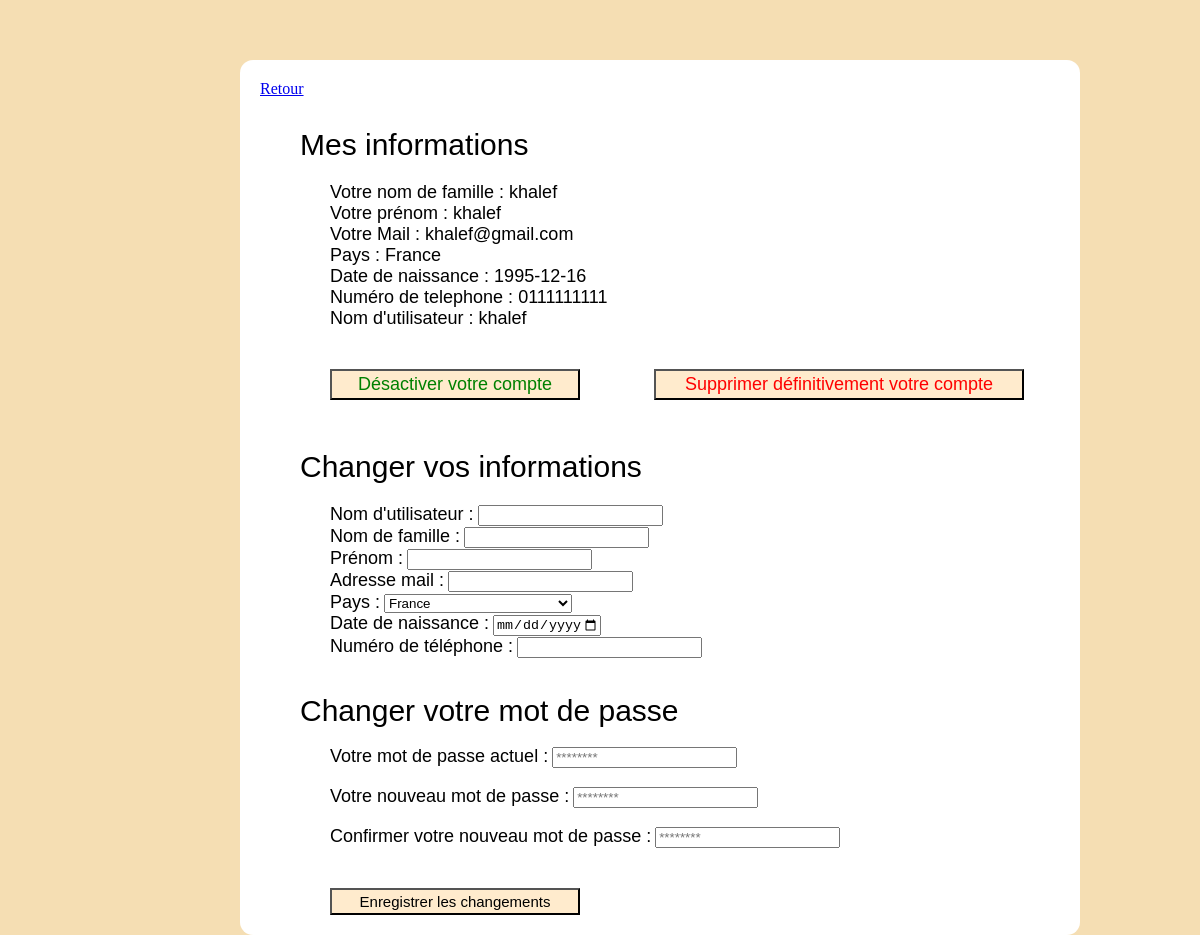
Page /php/personnalSetting.php (signed in) on the committed database.
### tables this page shows
CREATE TABLE `users` (
  `id` int(10) UNSIGNED NOT NULL,
  `lastname` varchar(255) NOT NULL,
  `name` varchar(255) NOT NULL,
  `mail` varchar(255) NOT NULL,
  `country` varchar(255) NOT NULL,
  `password` varchar(255) NOT NULL,
  `birthday` date NOT NULL,
  `phone` char(10) NOT NULL,
  `account_state` enum('0','1') DEFAULT NULL,
  `username` varchar(255) NOT NULL
);

### php/fonctionsPHP.php (called while the page is built, shortened)
<?php
function fromTableUsers(){
    require("../pdo/pdo.php");
    $id = $_SESSION["id"];
    $maRequete = $pdo->prepare("SELECT * from users where id=:id");
    $maRequete->execute([
    ":id" => $id
    ]);
    $result = $maRequete->fetch();
    return $result;
};

### php/personnalSetting.php (the view, shortened to what this page needs)
<?php
include("fonctionsPHP.php");
$userInfos = fromTableUsers();
?>
<!DOCTYPE html>
<html lang="en">
<head>
    <link rel="stylesheet" href="../Page HTML/EditInfoPerso.css">
</head>
<body>
    <div id="page">
        <a href="profil.php">Retour</a>
        <text id="informations">Mes informations</text>
            <text id="lastName">Votre nom de famille : <?= $userInfos["lastname"]; ?></text>
            <text id="firstName">Votre prénom : <?= $userInfos["name"] ?></text>
            <text id="mail">Votre Mail : <?= $userInfos["mail"] ?></text>
            <text id="country">Pays : <?= $userInfos["country"] ?></text>
            <text id="birthDate">Date de naissance : <?= $userInfos["birthday"] ?></text>
            <text id="phoneNumber">Numéro de telephone : <?= $userInfos["phone"] ?></text>
            <text  id="username">Nom d'utilisateur : <?= $userInfos["username"] ?></text>
            <form action="" method="post">
                <button id="desactiverAccount" name="desactiverCompte" type="submit" >Désactiver votre compte</button>
                <button name="supprimerCompte" type="submit" id="suppAccount">Supprimer définitivement votre compte</button>
            </form>
            <text id="changeInfos">Changer vos informations</text>
                <form action="" method="post">
                    <label id="newUsername" for="username">Nom d'utilisateur :</label>
                    <input maxlength="30" name="username" type="text">
                    <br>
                    <label id="newLastName" for="lastname">Nom de famille :</label>
                    <input name="lastname" type="text">
                    <br>
                    <label id="newFirstName" for="name">Prénom :</label>
                    <input name="name" type="text">
                    <br>
                    <label id="newMail" for="mail">Adresse mail :</label>
                    <input name="mail" type="email">
                    <br>
                    <label id="newCountry" for="country">Pays :</label>
                    <select name="country">
                        <?php include("select.php") ?>
                    </select>
                    <br>
                    <label id="newBirthDate" for="date">Date de naissance :</label>
                    <input name="birthday" min="1950-01-01" max="2020-12-31" type="date">
                    <br>
                    <label id="newNumber"
                    for="phone">Numéro de téléphone :</label>
                    <input name="phone" type="number">
                    <br>
                    <br>
                    <br>
                <text id="changeMdp">Changer votre mot de passe</text>
                <br>
                <br>
                <label  id="actualMdp" for="actualPassword">Votre mot de passe actuel :</label>
                <input pattern="[A-Za-z0-9]+" placeholder="********" name="actualPassword" type="password">
                <br>
                <br>
                <label id="newMdp" for="newPassword">Votre nouveau mot de passe :</label>
                <input pattern="[A-Za-z0-9]+" placeholder="********" name="newPassword" type="password">
                <br>
                <br>
                <label id="confirmNewMdp" for="newPasswordConfirmed">Confirmer votre nouveau mot de passe :</label>
                <input pattern="[A-Za-z0-9]+" placeholder="********" name="newPasswordConfirmed" type="password">
                <br>
                <button type="submit" id='changesave'>Enregistrer les changements</button>
            </form>
    </div>
</body>
</html>

### Page HTML/EditInfoPerso.css (style rules this page uses)
body { width: 100%; background-color: wheat; margin: 0; padding: 0; }
#page { width: 80%; max-width: 800px; margin-top: 5%; margin-left: 20%; padding: 20px; background-color:white; border-radius: 13px; display: flex; flex-direction: column; justify-content: center; }
#informations { font-family: Tahoma,sans-serif; font-size: 30px; margin-top: 30px; margin-left: 40px; margin-bottom: 20px; }
#username { font-family: Tahoma, sans-serif; font-size: 18px; margin-left: 70px; }
#lastName { font-family: Tahoma, sans-serif; font-size: 18px; margin-left: 70px; }
#firstName { font-family: Tahoma, sans-serif; font-size: 18px; margin-left: 70px; }
#mail { font-family: Tahoma, sans-serif; font-size: 18px; margin-left: 70px; }
#country { font-family: Tahoma, sans-serif; font-size: 18px; margin-left: 70px; }
#birthDate { font-family: Tahoma, sans-serif; font-size: 18px; margin-left: 70px; }
#phoneNumber { font-family: Tahoma, sans-serif; font-size: 18px; margin-left: 70px; }
#desactiverAccount { font-family: Tahoma, sans-serif; font-size: 18px; color: green; width: 250px; padding: 3px; margin-top: 5%; background-color: blanchedalmond; margin-left: 70px; }
#suppAccount { font-family: Tahoma, sans-serif; font-size: 18px; color: red; width: 370px; padding: 3px; margin-top: 5px; margin-left: 70px; margin-bottom: 50px; background-color: blanchedalmond; }
#changeInfos { font-family: Tahoma, sans-serif; font-size: 30px; margin-top: 0px; margin-left: 40px; margin-bottom: 20px; }
#newUsername { font-family: Tahoma, sans-serif; font-size: 18px; margin-left: 70px; margin-bottom: 20px; }
#newLastName { font-family: Tahoma, sans-serif; font-size: 18px; margin-left: 70px; margin-top: 10%; margin-bottom: 50px; }
#newFirstName { font-family: Tahoma, sans-serif; font-size: 18px; margin-left: 70px; margin-bottom: 20px; }
#newMail { font-family: Tahoma, sans-serif; font-size: 18px; margin-left: 70px; margin-bottom: 20px; }
#newCountry { font-family: Tahoma, sans-serif; font-size: 18px; margin-left: 70px; margin-bottom: 20px; }
#newBirthDate { font-family: Tahoma, sans-serif; font-size: 18px; margin-left: 70px; margin-bottom: 20px; }
#newNumber { font-family: Tahoma, sans-serif; font-size: 18px; margin-left: 70px; margin-bottom: 50px; }
#changeMdp { font-family: Tahoma, sans-serif; font-size: 30px; margin-left: 40px; margin-top: 30px; margin-bottom: 30px; }
#actualMdp { font-family: Tahoma, sans-serif; font-size: 18px; margin-left: 70px; margin-top: 20px; margin-bottom: 20px; }
#newMdp { font-family: Tahoma, sans-serif; font-size: 18px; margin-left: 70px; margin-top: 20px; margin-bottom: 20px; }
#confirmNewMdp { font-family: Tahoma, sans-serif; font-size: 18px; margin-left: 70px; margin-top: 20px; margin-bottom: 20px; }
#changesave { font-family: Tahoma, sans-serif; font-size: 15px; color: black; width: 250px; padding: 3px; margin-top: 5%; background-color: blanchedalmond; margin-left: 70px; }

### rows in the picture
users: lastname "khalef", name "khalef", mail "khalef@gmail.com", country "France", birthday "1995-12-16", phone "0111111111", username "khalef"
